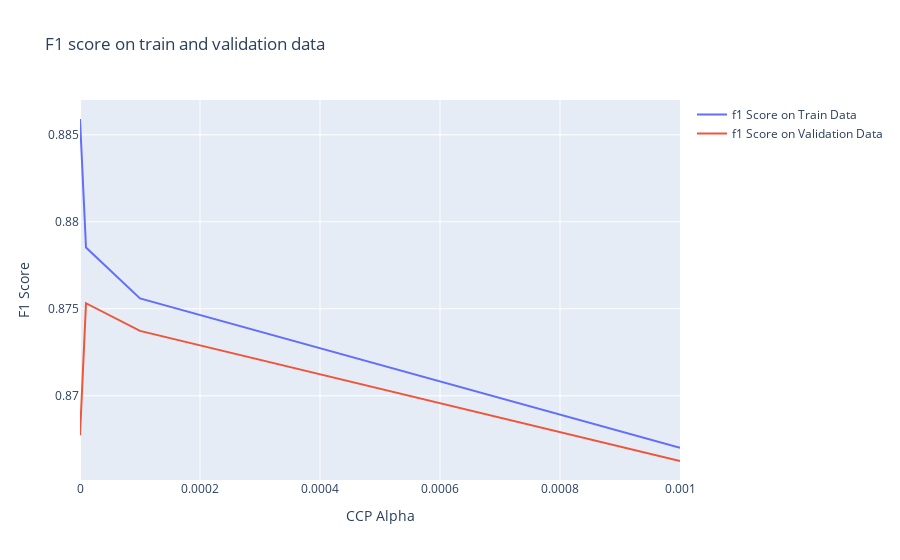

The notebook cell saved with this chart:
### Code cell
fig = go.Figure()
fig.add_trace(go.Scatter(x=ccp_alphas, y=gs.cv_results_['mean_train_F1 Score'], mode='lines', name='f1 Score on Train Data'))
fig.add_trace(go.Scatter(x=ccp_alphas, y=gs.cv_results_['mean_test_F1 Score'], mode='lines', name='f1 Score on Validation Data'))
fig.update_layout(title='F1 score on train and validation data', xaxis_title='CCP Alpha', yaxis_title='F1 Score')
fig.show()

### Figure 1 — Plotly figure (JSON) as saved in the notebook; plotly's stock layout.template omitted (floating-point values rounded to 4 significant figures)
{"data": [{"mode": "lines", "name": "f1 Score on Train Data", "type": "scatter", "x": [0, 1e-05, 0.0001, 0.001], "y": [0.8859, 0.8785, 0.8756, 0.867, 0.8648]}, {"mode": "lines", "name": "f1 Score on Validation Data", "type": "scatter", "x": [0, 1e-05, 0.0001, 0.001], "y": [0.8677, 0.8753, 0.8737, 0.8662, 0.864]}], "layout": {"autosize": true, "title": {"text": "F1 score on train and validation data"}, "xaxis": {"autorange": true, "range": [0, 0.001], "title": {"text": "CCP Alpha"}, "type": "linear"}, "yaxis": {"autorange": true, "range": [0.8652, 0.887], "title": {"text": "F1 Score"}, "type": "linear"}}}
